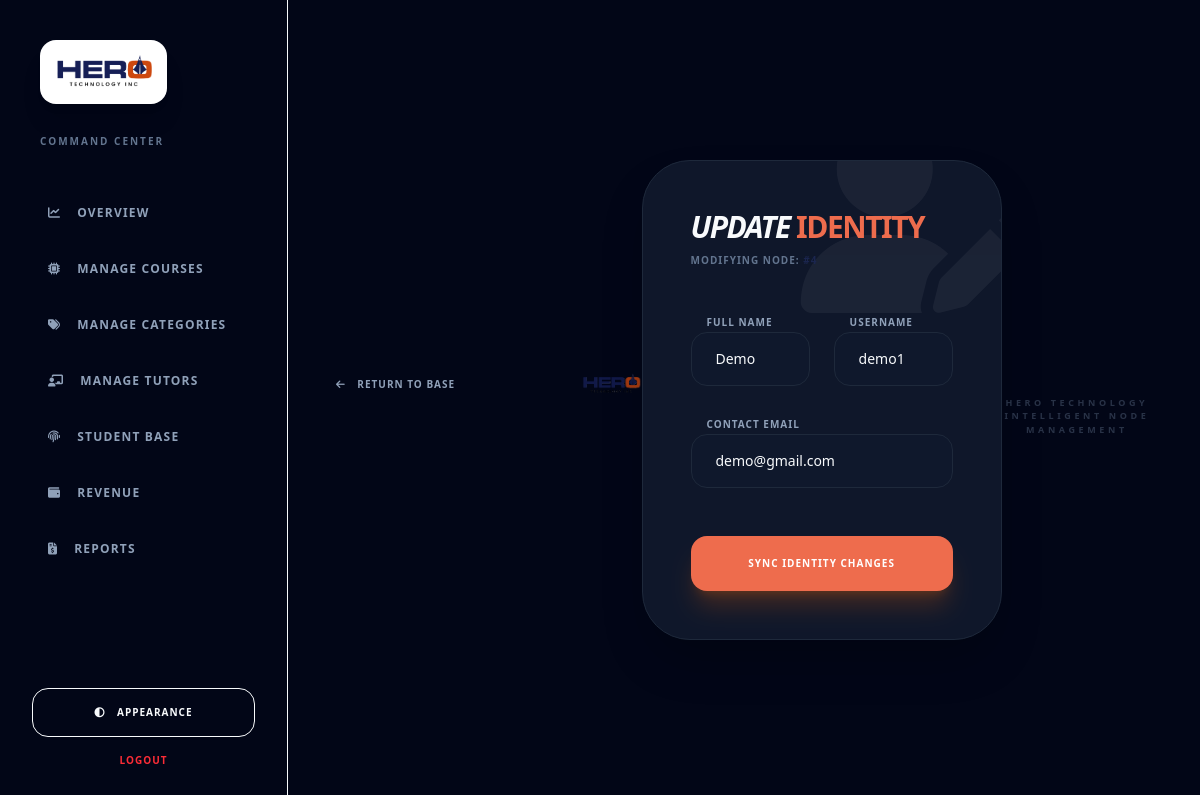
Page /backpanel/edit-student.php?id=4 (signed in) on the committed database.
### tables this page shows
CREATE TABLE `user_master` (
  `user_id` int(11) NOT NULL,
  `name` varchar(50) DEFAULT NULL,
  `username` varchar(50) NOT NULL,
  `phone` varchar(15) NOT NULL,
  `email` varchar(50) NOT NULL,
  `gender` enum('male','female','other','') NOT NULL,
  `password` varchar(50) DEFAULT NULL,
  `role` enum('student','admin','manager') DEFAULT 'student',
  `datetime` timestamp NOT NULL DEFAULT current_timestamp() ON UPDATE current_timestamp(),
  `status` enum('publish','draft') DEFAULT 'publish'
);

### backpanel/edit-student.php (the view, shortened to what this page needs)
<?php
require '../config.php';
$id = isset($_GET['id']) ? mysqli_real_escape_string($conn, $_GET['id']) : 0;
$query = "SELECT * FROM user_master WHERE user_id = '$id' AND role = 'student' LIMIT 1";
$result = mysqli_query($conn, $query);
$student = mysqli_fetch_assoc($result);
?>
<!DOCTYPE html>
<html lang="en">
<head>
    <script src="https://cdn.jsdelivr.net/npm/@tailwindcss/browser@4"></script>
    <link href="https://cdnjs.cloudflare.com/ajax/libs/font-awesome/6.5.2/css/all.min.css" rel="stylesheet"/>
</head>
<body class="antialiased min-h-screen flex overflow-hidden transition-colors duration-500">
    <?php include 'sidebar.php'; ?>
    <main class="flex-1 h-screen overflow-y-auto p-6 lg:p-12 flex items-center justify-center">
        <div class="w-full max-w-2xl">
            <header class="flex justify-between items-center mb-8">
                <a href="manage-students.php" class="text-[10px] font-black uppercase tracking-widest text-slate-400 hover:text-hero-orange transition-colors">
                    <i class="fas fa-arrow-left mr-2"></i> Return to Base
                </a>
                <img src="assets/img/logo.png" class="h-6 opacity-80" alt="Hero Tech">
            </div>
            <div class="bg-[var(--card-bg)] rounded-[3rem] border border-[var(--border-dim)] p-12 shadow-2xl relative overflow-hidden">
                <div class="absolute -right-10 -top-10 opacity-5 dark:opacity-[0.02] pointer-events-none">
                    <i class="fas fa-user-edit text-[12rem]"></i>
                </div>
                <div class="relative z-10">
                    <h1 class="text-3xl font-black italic uppercase tracking-tighter mb-2">
                        Update <span class="text-hero-orange not-italic">Identity</span>
                    </h1>
                    <p class="text-[10px] font-bold text-slate-500 uppercase tracking-widest mb-10">
                        Modifying Node: <span class="text-hero-blue dark:text-blue-400">#<?= $student['user_id'] ?></span>
                    </p>
                    <form method="POST" class="space-y-6">
                        <div class="grid grid-cols-1 md:grid-cols-2 gap-6">
                            <div class="space-y-2">
                                <label class="text-[10px] font-black uppercase tracking-widest ml-4 text-slate-400">Full Name</label>
                                <input type="text" name="name" value="<?= htmlspecialchars($student['name']) ?>" required
                                       class="w-full bg-hero-blue/5 dark:bg-black/40 border border-[var(--border-dim)] rounded-2xl px-6 py-4 text-sm focus:border-hero-orange outline-none transition-all">
                            </div>
                            <div class="space-y-2">
                                <label class="text-[10px] font-black uppercase tracking-widest ml-4 text-slate-400">Username</label>
                                <input type="text" name="username" value="<?= htmlspecialchars($student['username']) ?>" required
                                       class="w-full bg-hero-blue/5 dark:bg-black/40 border border-[var(--border-dim)] rounded-2xl px-6 py-4 text-sm focus:border-hero-orange outline-none transition-all">
                            </div>
                        </div>
                        <div class="space-y-2">
                            <label class="text-[10px] font-black uppercase tracking-widest ml-4 text-slate-400">Contact Email</label>
                            <input type="email" name="email" value="<?= htmlspecialchars($student['email']) ?>" required
                                   class="w-full bg-hero-blue/5 dark:bg-black/40 border border-[var(--border-dim)] rounded-2xl px-6 py-4 text-sm focus:border-hero-orange outline-none transition-all">
                        </div>
                        <div class="flex flex-col sm:flex-row gap-4 pt-6">
                            <button type="submit" name="update_student"
                                    class="flex-1 bg-hero-orange text-white py-5 rounded-2xl text-[10px] font-black uppercase tracking-widest shadow-xl shadow-orange-500/20 hover:scale-[1.02] active:scale-95 transition-all">
                                Sync Identity Changes
                            </button>
                        </div>
                    </form>
                </div>
            </div>
            <p class="text-center mt-8 text-[9px] font-bold text-slate-500 uppercase tracking-[0.4em] opacity-40">
                Hero Technology Intelligent Node Management
            </p>
    </main>
</body>
</html>

### backpanel/edit-student.php (style rules this page uses)
:root { --app-bg: #F8FAFC; --card-bg: #FFFFFF; --text-main: #1B264F; --border-dim: #E2E8F0; }
.dark { --app-bg: #020617; --card-bg: #0F172A; --text-main: #F8FAFC; --border-dim: #1E293B; }
body { background-color: var(--app-bg); color: var(--text-main); }

### rows in the picture
user_master: name "Demo", username "demo1", email "demo@gmail.com"
